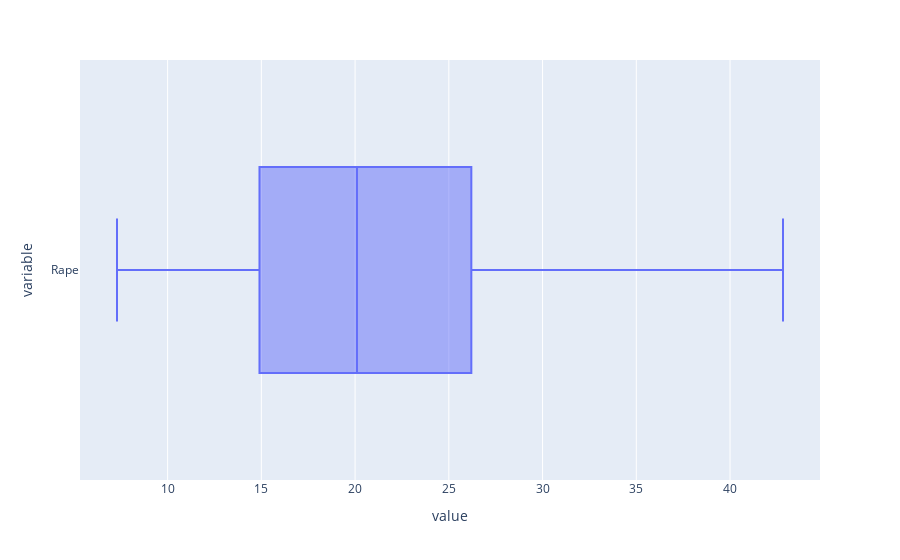

The code cell stored with this chart in its notebook:
### Code cell
pe.box(cd['Rape'], orientation='h')

### Figure 1 — Plotly figure (JSON) as saved in the notebook; plotly's stock layout.template omitted (floating-point values rounded to 4 significant figures)
{"data": [{"alignmentgroup": "True", "hovertemplate": "value=%{x}<br>variable=%{y}<extra></extra>", "legendgroup": "", "marker": {"color": "#636efa"}, "name": "", "notched": false, "offsetgroup": "", "orientation": "h", "showlegend": false, "type": "box", "x": [21.2, 42.83, 31, 19.5, 40.6, 38.7, 11.1, 15.8, 31.9, 25.8, 20.2, 14.2, 24, 21, 11.3, 18, 16.3, 22.2, 7.8, 27.8, 16.3, 35.1, 14.9, 17.1, 28.2, 16.4, 16.5, 42.83, 9.5, 18.8, 32.1, 26.1, 16.1, 7.3, 21.4, 20, 29.3, 14.9, 8.3, 22.5, 12.8, 26.9, 25.5, 22.9, 11.2, 20.7, 26.2, 9.3, 10.8, 15.6], "x0": " ", "xaxis": "x", "y": ["Rape", "Rape", "Rape", "Rape", "Rape", "Rape", "Rape", "Rape", "Rape", "Rape", "Rape", "Rape", "Rape", "Rape", "Rape", "Rape", "Rape", "Rape", "Rape", "Rape", "Rape", "Rape", "Rape", "Rape", "Rape", "Rape", "Rape", "Rape", "Rape", "Rape", "Rape", "Rape", "Rape", "Rape", "Rape", "Rape", "Rape", "Rape", "Rape", "Rape", "Rape", "Rape", "Rape", "Rape", "Rape", "Rape", "Rape", "Rape", "Rape", "Rape"], "y0": " ", "yaxis": "y"}], "layout": {"boxmode": "group", "legend": {"tracegroupgap": 0}, "margin": {"t": 60}, "xaxis": {"anchor": "y", "domain": [0, 1], "title": {"text": "value"}}, "yaxis": {"anchor": "x", "domain": [0, 1], "title": {"text": "variable"}}}}
